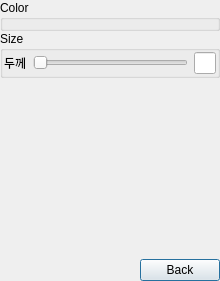
<?xml version="1.0" encoding="UTF-8"?>
<ui version="4.0">
 <class>SetBrushWidget</class>
 <widget class="QDialog" name="SetBrushWidget">
  <property name="geometry">
   <rect>
    <x>0</x>
    <y>0</y>
    <width>220</width>
    <height>281</height>
   </rect>
  </property>
  <property name="sizePolicy">
   <sizepolicy hsizetype="Expanding" vsizetype="Expanding">
    <horstretch>0</horstretch>
    <verstretch>0</verstretch>
   </sizepolicy>
  </property>
  <property name="windowTitle">
   <string>Dialog</string>
  </property>
  <layout class="QGridLayout" name="gridLayout">
   <property name="leftMargin">
    <number>0</number>
   </property>
   <property name="topMargin">
    <number>0</number>
   </property>
   <property name="rightMargin">
    <number>0</number>
   </property>
   <property name="bottomMargin">
    <number>0</number>
   </property>
   <property name="spacing">
    <number>0</number>
   </property>
   <item row="0" column="0">
    <widget class="QGroupBox" name="ColorBox">
     <property name="title">
      <string>Color</string>
     </property>
    </widget>
   </item>
   <item row="1" column="0">
    <widget class="QGroupBox" name="SizeBox">
     <property name="title">
      <string>Size</string>
     </property>
     <layout class="QVBoxLayout" name="verticalLayout_2">
      <property name="leftMargin">
       <number>1</number>
      </property>
      <property name="topMargin">
       <number>1</number>
      </property>
      <property name="rightMargin">
       <number>1</number>
      </property>
      <property name="bottomMargin">
       <number>1</number>
      </property>
      <item>
       <layout class="QHBoxLayout" name="horizontalLayout_6">
        <item>
         <widget class="QLabel" name="label_6">
          <property name="text">
           <string>두께</string>
          </property>
         </widget>
        </item>
        <item>
         <widget class="QSlider" name="SizeSlider">
          <property name="sizePolicy">
           <sizepolicy hsizetype="Expanding" vsizetype="Fixed">
            <horstretch>8</horstretch>
            <verstretch>0</verstretch>
           </sizepolicy>
          </property>
          <property name="orientation">
           <enum>Qt::Horizontal</enum>
          </property>
         </widget>
        </item>
        <item>
         <widget class="QLineEdit" name="SizeLineEdit">
          <property name="sizePolicy">
           <sizepolicy hsizetype="Expanding" vsizetype="Fixed">
            <horstretch>1</horstretch>
            <verstretch>0</verstretch>
           </sizepolicy>
          </property>
         </widget>
        </item>
       </layout>
      </item>
     </layout>
    </widget>
   </item>
   <item row="2" column="0">
    <spacer name="verticalSpacer">
     <property name="orientation">
      <enum>Qt::Vertical</enum>
     </property>
     <property name="sizeHint" stdset="0">
      <size>
       <width>20</width>
       <height>40</height>
      </size>
     </property>
    </spacer>
   </item>
   <item row="3" column="0">
    <layout class="QHBoxLayout" name="horizontalLayout">
     <item>
      <spacer name="horizontalSpacer">
       <property name="orientation">
        <enum>Qt::Horizontal</enum>
       </property>
       <property name="sizeHint" stdset="0">
        <size>
         <width>40</width>
         <height>20</height>
        </size>
       </property>
      </spacer>
     </item>
     <item>
      <widget class="QPushButton" name="pushButton">
       <property name="text">
        <string>Back</string>
       </property>
      </widget>
     </item>
    </layout>
   </item>
  </layout>
 </widget>
 <resources/>
 <connections/>
</ui>
